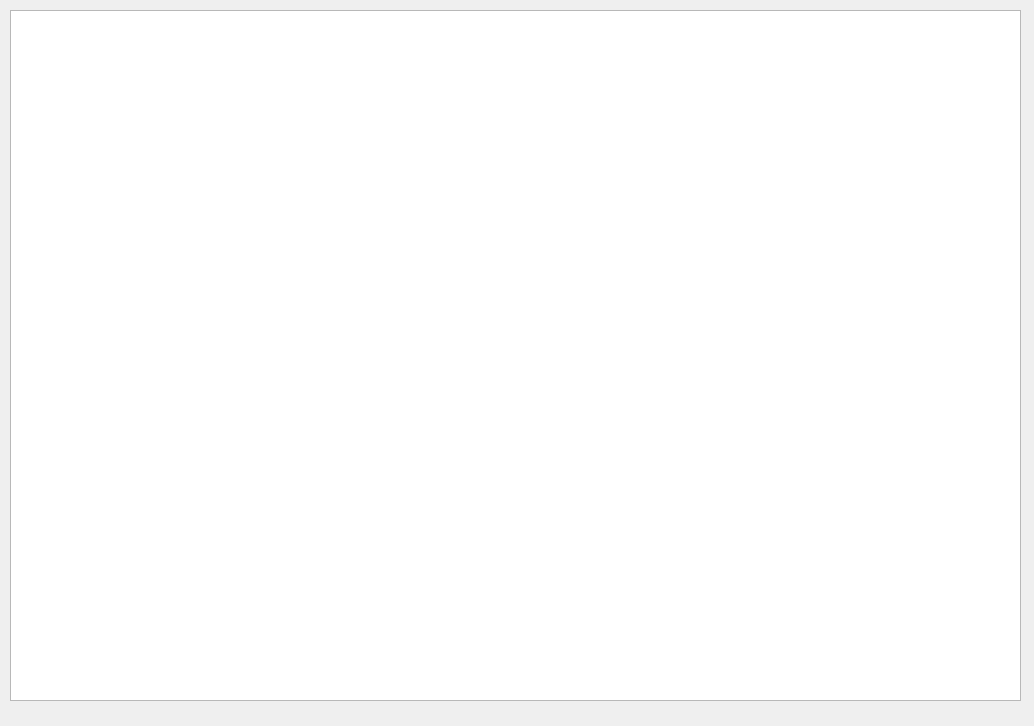
<?xml version="1.0" encoding="UTF-8"?>
<ui version="4.0">
 <class>Form</class>
 <widget class="QWidget" name="Form">
  <property name="geometry">
   <rect>
    <x>0</x>
    <y>0</y>
    <width>1034</width>
    <height>726</height>
   </rect>
  </property>
  <property name="windowTitle">
   <string>Form</string>
  </property>
  <widget class="QTextBrowser" name="textBrowser">
   <property name="geometry">
    <rect>
     <x>10</x>
     <y>10</y>
     <width>1011</width>
     <height>691</height>
    </rect>
   </property>
  </widget>
 </widget>
 <resources/>
 <connections/>
</ui>
